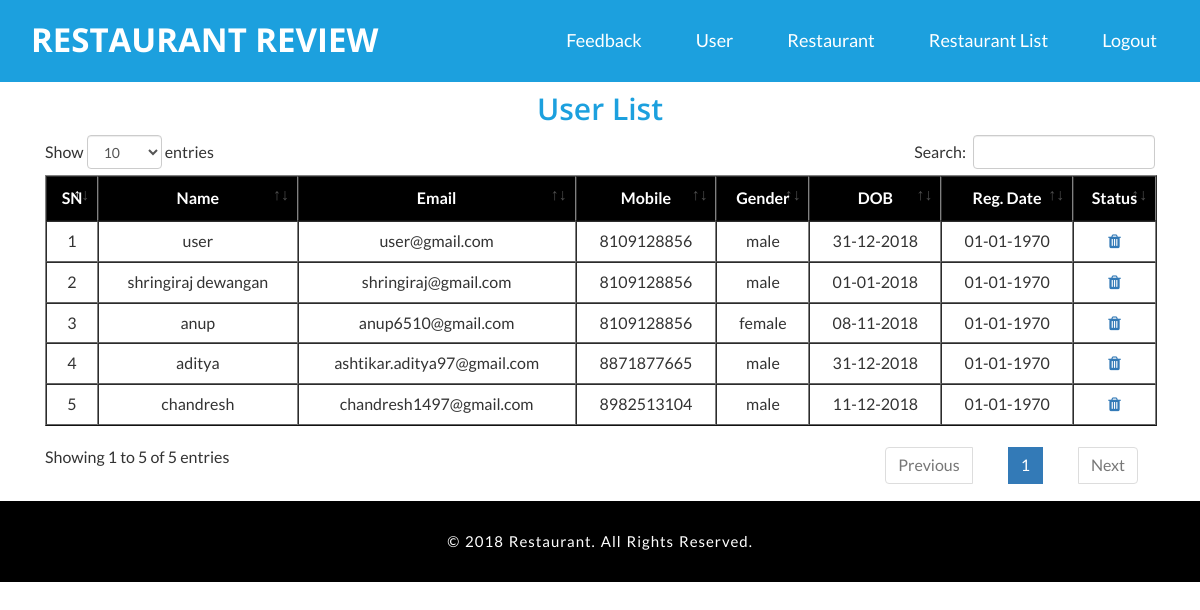
The app's page /admin_user.php (signed in) with its own data.
### tables this page shows
CREATE TABLE `user` (
  `id` int(10) NOT NULL,
  `name` varchar(100) NOT NULL,
  `gender` varchar(10) NOT NULL,
  `dob` varchar(20) NOT NULL,
  `email` varchar(255) NOT NULL,
  `mob` varchar(20) NOT NULL,
  `pass` varchar(255) NOT NULL,
  `doc` varchar(255) NOT NULL,
  `date` datetime NOT NULL,
  `status` varchar(10) NOT NULL DEFAULT 'on'
);

### admin_user.php (the view, shortened to what this page needs)
<!DOCTYPE html>
<html lang="en">
    <head>
        <?php include_once'header_files.php' ?>
    </head>
    <body>
        <?php include_once'header.php' ?>
        <?php
        include 'dbcon.php';
        $sql = "select * from user where status = 'on';";
        $query = mysqli_query($con, $sql);
        $res = mysqli_fetch_all($query, MYSQLI_ASSOC);
        $sn = 1;
        ?>
        <section id="basea">
            <div class="container">
                <h2 class="title text-center">User List</h2>
                <table id="example" class="mytable" border="1">
                    <thead>
                        <tr>
                            <th>SN</th>
                            <th>Name</th>
                            <th>Email</th>
                            <th>Mobile</th>
                            <th>Gender</th>
                            <th>DOB</th>
                            <th>Reg. Date</th>
                            <th>Status</th>
                        </tr>
                    </thead>
                    <tbody>
                        <?php foreach ($res as $value) { ?>
                            <tr>
                                <td><?= $sn++ ?></td>
                                <td><?= $value['name'] ?></td>
                                <td><?= $value['email'] ?></td>
                                <td><?= $value['mob'] ?></td>
                                <td><?= $value['gender'] ?></td>
                                <td><?= date("d-m-Y", strtotime($value['dob'])) ?></td>
                                <td><?= date("d-m-Y", $value['date']) ?></td>
                                <td> <a onclick="return confirm('Are you sure to delete this user ?')" href="admin_user_delete.php?id=<?= $value['id'] ?>"><i class="fa fa-trash"></i></a> </td>
                            </tr>
                        <?php } ?>
                    </tbody>
                </table>
            </div>
        </section>
        <?php include_once'footer.php' ?>
    </body>
</html>

### css/style.css (style rules this page uses)
html, body { margin:0; font-size: 100%; font-family: 'Lato', sans-serif; background: #fff; }
body a { text-decoration:none; transition:0.5s all; -webkit-transition:0.5s all; -moz-transition:0.5s all; -o-transition:0.5s all; -ms-transition:0.5s all; }
h1,h2,h3,h4,h5,h6 { margin:0; font-family: 'Open Sans', sans-serif; font-weight: 600; }
section { position: relative; }

### css/mystyle.css (style rules this page uses)
.title { color:#1CA0DE; padding: 10px; }
.mytable { width: 100%; }
.mytable thead tr { background: #000; }
.mytable tr th { padding: 10px !important; color: white }
.mytable tr th,.mytable tr td { text-align: center; }

### records on screen
user: name "user", email "user@gmail.com", mob "8109128856", gender "male", dob "31-12-2018", date "01-01-1970"
user: name "shringiraj dewangan", email "shringiraj@gmail.com", mob "8109128856", gender "male", dob "01-01-2018", date "01-01-1970"
user: name "anup", email "anup6510@gmail.com", mob "8109128856", gender "female", dob "08-11-2018", date "01-01-1970"
user: name "aditya", email "ashtikar.aditya97@gmail.com", mob "8871877665", gender "male", dob "31-12-2018", date "01-01-1970"
user: name "chandresh", email "chandresh1497@gmail.com", mob "8982513104", gender "male", dob "11-12-2018", date "01-01-1970"
